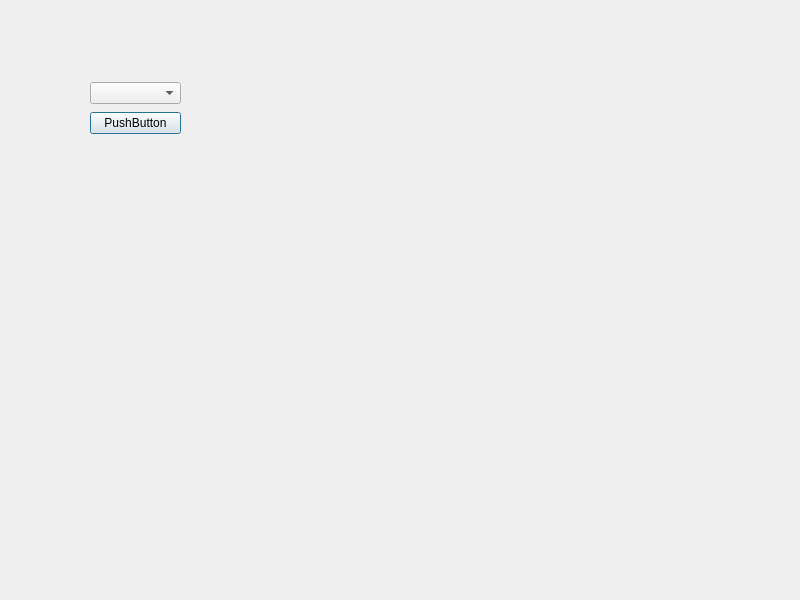
<?xml version="1.0" encoding="UTF-8"?>
<ui version="4.0">
 <class>Dialog</class>
 <widget class="QDialog" name="Dialog">
  <property name="geometry">
   <rect>
    <x>0</x>
    <y>0</y>
    <width>800</width>
    <height>600</height>
   </rect>
  </property>
  <property name="windowTitle">
   <string>Dialog</string>
  </property>
  <widget class="QWidget" name="">
   <property name="geometry">
    <rect>
     <x>90</x>
     <y>80</y>
     <width>91</width>
     <height>58</height>
    </rect>
   </property>
   <layout class="QVBoxLayout" name="verticalLayout">
    <item>
     <widget class="QComboBox" name="comboBox"/>
    </item>
    <item>
     <widget class="QPushButton" name="pushButton">
      <property name="text">
       <string>PushButton</string>
      </property>
     </widget>
    </item>
   </layout>
  </widget>
 </widget>
 <resources/>
 <connections/>
</ui>
